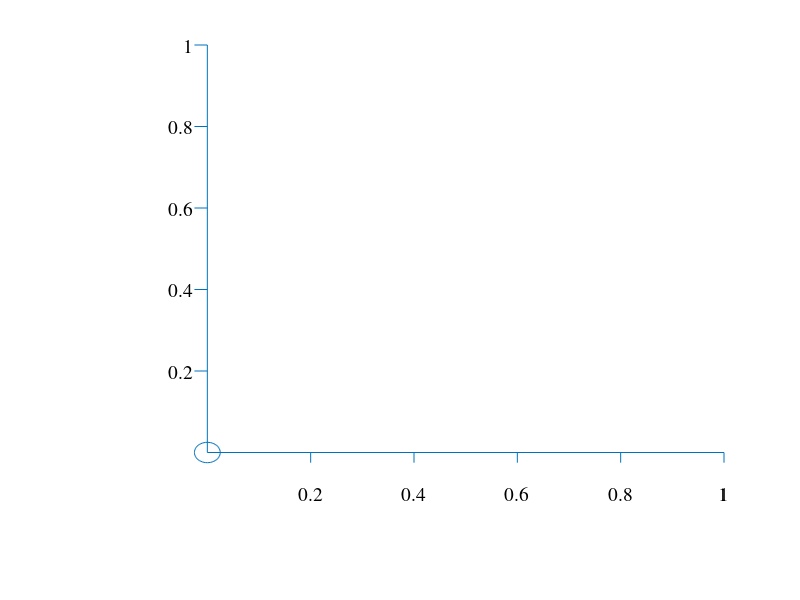

This figure's MATLAB source:
function zeroAxes(axesHandle, tickRatio, fontSize, fontName)

% ZEROAXES A function to move the axes crossing point to the origin.
%
%	Description:
%
%	ZEROAXES(AXESHANDLE, TICKRATIO, FONTSIZE, FONTNAME) moves the
%	crossing point of the axes to the origin.
%	 Arguments:
%	  AXESHANDLE - the handle of the axes to zero.
%	  TICKRATIO - the ratio of the axis length to the tick length
%	   (default 0.025).
%	  FONTSIZE - the font size for the axes (default 14).
%	  FONTNAME - the name of the font for the axes (default 'times').
%	
%
%	See also
%	PLOT


%	Copyright (c) 2005 Neil D. Lawrence
% 	zeroAxes.m CVS version 1.4
% 	zeroAxes.m SVN version 797
% 	last update 2010-04-14T07:16:26.000000Z

if nargin < 4
  fontName = [];
  if nargin < 3
    fontSize = [];
    if nargin < 2
      tickRatio = [];
      if nargin < 1
        axesHandle = [];
      end
    end
  end
end
if isempty(fontName)
  fontName = 'times';
end
if isempty(fontSize)
  fontSize = 14;
end
if isempty(tickRatio)
  tickRatio = 0.025;
end
if isempty(axesHandle)
  axesHandle = gca;
end
xlim = get(axesHandle, 'xlim');
ylim = get(axesHandle, 'ylim');
axis off
xTickLength = (xlim(2) - xlim(1))*tickRatio;
yTickLength = (ylim(2) - ylim(1))*tickRatio;

xtick = get(axesHandle, 'xtick');
ytick = get(axesHandle, 'ytick');
xaxYpos = 0;
if ylim(1) > 0
  xaxYpos = ylim(1);
elseif ylim(2) < 0
  xaxYpos = ylim(2);
end
line([xlim(1) xlim(2)], [xaxYpos xaxYpos])
for i = 1:length(xtick)
  if xtick(i) == 0
    if any(ytick == 0)
      continue
    end
  end
  line([xtick(i) xtick(i)], xaxYpos+[0 -yTickLength]);
  textHandle = text(xtick(i), xaxYpos-4*yTickLength, num2str(xtick(i)));
  set(textHandle, 'fontsize', fontSize, 'fontname', fontName, ...
		  'horizontalalignment', 'center');
end

yaxXpos = 0;
if xlim(1) > 0
  yaxXpos = xlim(1);
  set(axesHandle, 'xlim', [xlim(1) - xTickLength xlim(2)]);
elseif xlim(2) < 0
  yaxXpos = xlim(2);
  set(axesHandle, 'xlim', [xlim(1) + xTickLength xlim(2)]);
end
line([yaxXpos  yaxXpos], [ylim(1) ylim(2)])
for i = 1:length(ytick)
  if ytick(i) == 0
    if any(xtick ==  0)
      t = 0:pi/24:2*pi;
      xCirc = xTickLength*sin(t);
      yCirc = yTickLength*cos(t);
      line(xCirc', yCirc');
      continue
    end
  end
  line(yaxXpos-[0 xTickLength], [ytick(i) ytick(i)]);
  textHandle = text(yaxXpos - 1.1*xTickLength, ytick(i),  num2str(ytick(i)));
  set(textHandle, 'fontsize', fontSize, 'fontname', fontName, ...
		  'horizontalalignment', 'right');

end
